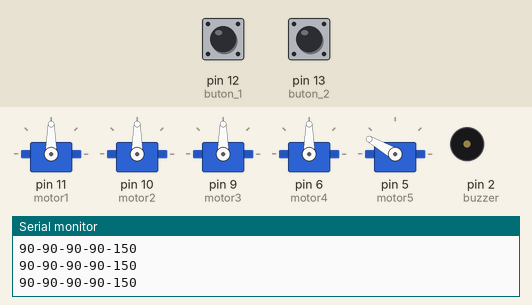
Bench run of a sketch on a simulated Arduino Uno, built with avr-gcc and run on an emulated ATmega328P. Shown: 5 × servo, buzzer (waves = sounding, pin HIGH), the last lines printed to the serial monitor. The inputs (shaded band) are chosen by the test bench; at power-on: pin 12 (buton_1) HIGH, pin 13 (buton_2) HIGH.

Above: at 2.3 s.
2.4 s: pin 12 (buton_1) pulled LOW for 3.2 s
At 6.1 s:
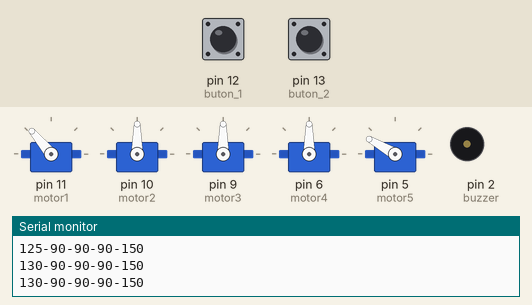
7.1 s: pin 12 (buton_1) pulled LOW for 1 s
At 9.2 s:
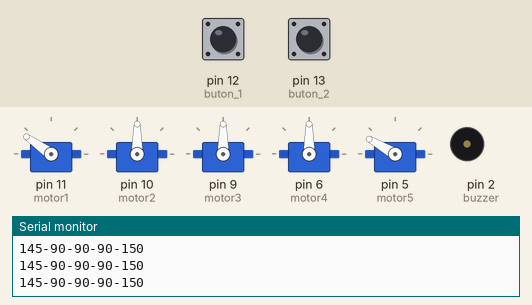
9.6 s: pin 12 (buton_1) pulled LOW for 3.2 s
At 12.9 s:
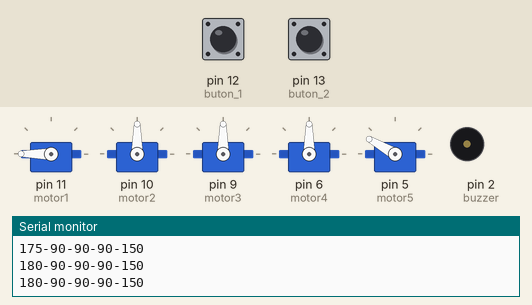
14.3 s: pin 13 (buton_2) pulled LOW for 0.25 s
At 14.6 s:
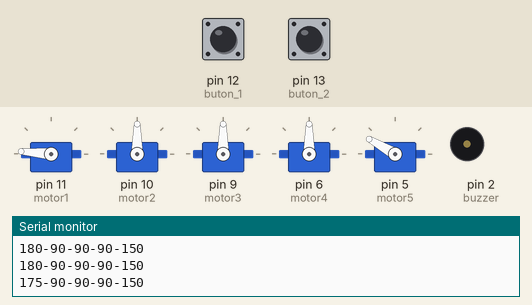
16.0 s: pin 13 (buton_2) pulled LOW for 3.2 s
At 16.93 s:
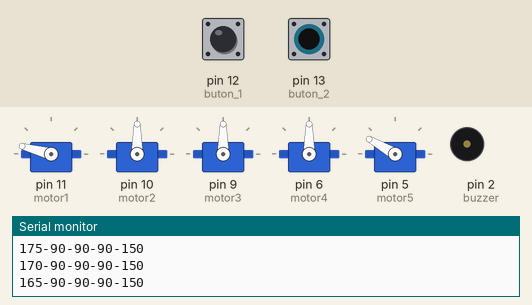
20.7 s: pin 13 (buton_2) driven LOW
At 22.14 s:
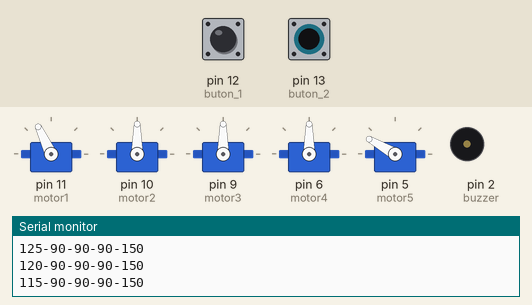
Timing chart, 0 to 27.0 s (numbered marks = the images above; inputs shaded):
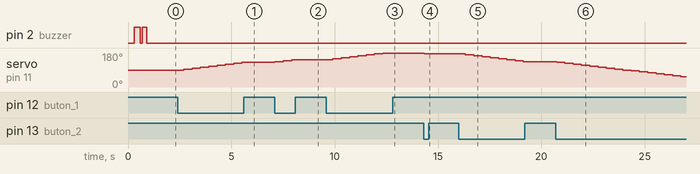

Measured:
- after the input at 2.4 s, servo on pin 11 (motor1): moves from 90° to 130° over 2.8 s, starting after 0.30 s
- after the input at 7.1 s, servo on pin 11 (motor1): 130° → 135° at once, → 140° 0.40 s later, → 145° 0.40 s later
- after the input at 9.6 s, servo on pin 11 (motor1): moves from 145° to 180° over 2.4 s, starting after 0.32 s
- after the input at 14.3 s, servo on pin 11 (motor1): 180° → 175° at once
- after the input at 16.0 s, servo on pin 11 (motor1): moves from 175° to 135° over 2.8 s, starting after 0.33 s
- after the input at 20.7 s, servo on pin 11 (motor1): moves from 135° to 55° over 6.0 s, starting at once

The sketch:

motor_okuma.ino
```cpp
#include <Servo.h>

#define buzzer 2
#define buton_1 12
#define buton_2 13

Servo motor1;
Servo motor2;
Servo motor3;
Servo motor4;
Servo motor5;

int value1;
int value2;
int value3;
int value4;
int value5;
int selection=1;

int hiz=5;

void setup() {

  motor1.attach(11);
  motor2.attach(10);
  motor3.attach(9);
  motor4.attach(6);
  motor5.attach(5);

  pinMode(buzzer,OUTPUT);
  pinMode(buton_1,INPUT_PULLUP);
  pinMode(buton_2,INPUT_PULLUP);

  Serial.begin(9600);

  motor5.write(150);
  delay(300);
  Acilis_sesi();

}

void loop() {

  motorlari_oku();

  if(digitalRead(buton_1)==LOW){
    if(selection==1){
      motor1.write(motor1.read()+hiz);
    }
    if(selection==2){
      motor2.write(motor2.read()+hiz);
    }
    if(selection==3){
      motor3.write(motor3.read()+hiz);
    }
    if(selection==4){
      motor4.write(motor4.read()+hiz);
    }
  }

  if(digitalRead(buton_2)==LOW){
    if(selection==1){
      motor1.write(motor1.read()-hiz);
    }
    if(selection==2){
      motor2.write(motor2.read()-hiz);
    }
    if(selection==3){
      motor3.write(motor3.read()-hiz);
    }
    if(selection==4){
      motor4.write(motor4.read()-hiz);
    }

  }

  if(digitalRead(buton_1)==LOW && digitalRead(buton_2)==LOW){
    if(selection==4){
      selection=0;
    }
    selection++;
    while(digitalRead(buton_1)==LOW);
    while(digitalRead(buton_2)==LOW);
  }

  //delay(100);

}

void Acilis_sesi(){
  digitalWrite(buzzer,HIGH);
  delay(300);
  digitalWrite(buzzer,LOW);
  delay(100);
  digitalWrite(buzzer,HIGH);
  delay(200);
  digitalWrite(buzzer,LOW);
  delay(200);
}

void Baslangic_konumlari(){
  //motor1.write(90);
  //motor2.write(40);
  //motor3.write(60);
  //motor4.write(0);

  motor5.write(150);
  delay(300);
  motor5.write(180);
  delay(500);
  motor5.write(150);

  digitalWrite(buzzer,HIGH);
  delay(300);
  digitalWrite(buzzer,LOW);
  delay(400);

  motor2.write(40);

  digitalWrite(buzzer,HIGH);
  delay(300);
  digitalWrite(buzzer,LOW);
  delay(400);

  motor3.write(60);

  digitalWrite(buzzer,HIGH);
  delay(300);
  digitalWrite(buzzer,LOW);
  delay(400);

  motor4.write(0);

  digitalWrite(buzzer,HIGH);
  delay(300);
  digitalWrite(buzzer,LOW);
  delay(400);

  motor5.write(150);
  delay(300);
  motor5.write(180);
  delay(500);
  motor5.write(150);
  delay(300);
  motor5.write(180);
  delay(500);
  motor5.write(150);

  digitalWrite(buzzer,HIGH);
  delay(800);
  digitalWrite(buzzer,LOW);
}

void motorlari_oku(){
  value1 = motor1.read();
  value2 = motor2.read();
  value3 = motor3.read();
  value4 = motor4.read();
  value5 = motor5.read();
  Serial.print(value1);
  Serial.print("-");
  Serial.print(value2);
  Serial.print("-");
  Serial.print(value3);
  Serial.print("-");
  Serial.print(value4);
  Serial.print("-");
  Serial.print(value5);
  Serial.println(" ");
  delay(400);
}
```
